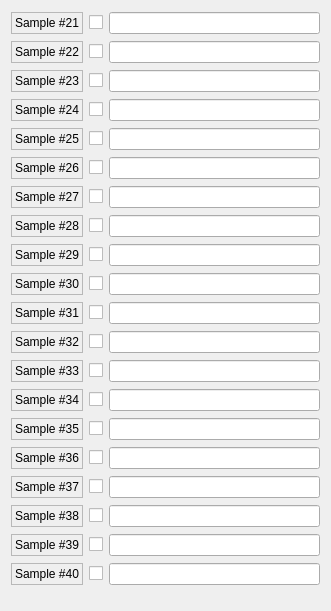
  <widget class="QWidget" name="gridLayoutWidget_3">
   <property name="geometry">
    <rect>
     <x>960</x>
     <y>0</y>
     <width>331</width>
     <height>611</height>
    </rect>
   </property>
   <layout class="QGridLayout" name="Samples21_40Layout">
    <item row="3" column="0">
     <widget class="QLabel" name="sample24">
      <property name="frameShape">
       <enum>QFrame::StyledPanel</enum>
      </property>
      <property name="text">
       <string>Sample #24</string>
      </property>
     </widget>
    </item>
    <item row="1" column="1">
     <widget class="QCheckBox" name="Sample22_checkBox">
      <property name="cursor">
       <cursorShape>PointingHandCursor</cursorShape>
      </property>
      <property name="text">
       <string/>
      </property>
     </widget>
    </item>
    <item row="18" column="1">
     <widget class="QCheckBox" name="Sample39_checkBox">
      <property name="cursor">
       <cursorShape>PointingHandCursor</cursorShape>
      </property>
      <property name="text">
       <string/>
      </property>
     </widget>
    </item>
    <item row="11" column="1">
     <widget class="QCheckBox" name="Sample32_checkBox">
      <property name="cursor">
       <cursorShape>PointingHandCursor</cursorShape>
      </property>
      <property name="text">
       <string/>
      </property>
     </widget>
    </item>
    <item row="15" column="1">
     <widget class="QCheckBox" name="Sample36_checkBox">
      <property name="cursor">
       <cursorShape>PointingHandCursor</cursorShape>
      </property>
      <property name="text">
       <string/>
      </property>
     </widget>
    </item>
    <item row="6" column="0">
     <widget class="QLabel" name="sample27">
      <property name="frameShape">
       <enum>QFrame::StyledPanel</enum>
      </property>
      <property name="text">
       <string>Sample #27</string>
      </property>
     </widget>
    </item>
    <item row="0" column="0">
     <widget class="QLabel" name="sample21">
      <property name="frameShape">
       <enum>QFrame::StyledPanel</enum>
      </property>
      <property name="text">
       <string>Sample #21</string>
      </property>
     </widget>
    </item>
    <item row="18" column="0">
     <widget class="QLabel" name="sample39">
      <property name="frameShape">
       <enum>QFrame::StyledPanel</enum>
      </property>
      <property name="text">
       <string>Sample #39</string>
      </property>
     </widget>
    </item>
    <item row="13" column="1">
     <widget class="QCheckBox" name="Sample34_checkBox">
      <property name="cursor">
       <cursorShape>PointingHandCursor</cursorShape>
      </property>
      <property name="text">
       <string/>
      </property>
     </widget>
    </item>
    <item row="17" column="0">
     <widget class="QLabel" name="sample38">
      <property name="frameShape">
       <enum>QFrame::StyledPanel</enum>
      </property>
      <property name="text">
       <string>Sample #38</string>
      </property>
     </widget>
    </item>
    <item row="7" column="0">
     <widget class="QLabel" name="sample28">
      <property name="frameShape">
       <enum>QFrame::StyledPanel</enum>
      </property>
      <property name="text">
       <string>Sample #28</string>
      </property>
     </widget>
    </item>
    <item row="3" column="1">
     <widget class="QCheckBox" name="Sample24_checkBox">
      <property name="cursor">
       <cursorShape>PointingHandCursor</cursorShape>
      </property>
      <property name="text">
       <string/>
      </property>
     </widget>
    </item>
    <item row="4" column="0">
     <widget class="QLabel" name="sample25">
      <property name="frameShape">
       <enum>QFrame::StyledPanel</enum>
      </property>
      <property name="text">
       <string>Sample #25</string>
      </property>
     </widget>
    </item>
    <item row="12" column="0">
     <widget class="QLabel" name="sample33">
      <property name="frameShape">
       <enum>QFrame::StyledPanel</enum>
      </property>
      <property name="text">
       <string>Sample #33</string>
      </property>
     </widget>
    </item>
    <item row="0" column="1">
     <widget class="QCheckBox" name="Sample21_checkBox">
      <property name="cursor">
       <cursorShape>PointingHandCursor</cursorShape>
      </property>
      <property name="text">
       <string/>
      </property>
     </widget>
    </item>
    <item row="17" column="1">
     <widget class="QCheckBox" name="Sample38_checkBox">
      <property name="cursor">
       <cursorShape>PointingHandCursor</cursorShape>
      </property>
      <property name="text">
       <string/>
      </property>
     </widget>
    </item>
    <item row="11" column="0">
     <widget class="QLabel" name="sample32">
      <property name="frameShape">
       <enum>QFrame::StyledPanel</enum>
      </property>
      <property name="text">
       <string>Sample #32</string>
      </property>
     </widget>
    </item>
    <item row="8" column="0">
     <widget class="QLabel" name="sample29">
      <property name="frameShape">
       <enum>QFrame::StyledPanel</enum>
      </property>
      <property name="text">
       <string>Sample #29</string>
      </property>
     </widget>
    </item>
    <item row="8" column="1">
     <widget class="QCheckBox" name="Sample29_checkBox">
      <property name="cursor">
       <cursorShape>PointingHandCursor</cursorShape>
      </property>
      <property name="text">
       <string/>
      </property>
     </widget>
    </item>
    <item row="1" column="0">
     <widget class="QLabel" name="sample22">
      <property name="frameShape">
       <enum>QFrame::StyledPanel</enum>
      </property>
      <property name="text">
       <string>Sample #22</string>
      </property>
     </widget>
    </item>
    <item row="0" column="2">
     <widget class="QELineEdit" name="Sample21_lineEdit">
      <property name="dragEnabled">
       <bool>true</bool>
      </property>
      <property name="variable" stdset="0">
       <string>$(P)Sample$(N)</string>
      </property>
      <property name="variableSubstitutions" stdset="0">
       <string>P=MS:, N=21</string>
      </property>
      <property name="displayAlarmStateOption" stdset="0">
       <enum>QEGenericEdit::WhenInAlarm</enum>
      </property>
     </widget>
    </item>
    <item row="10" column="0">
     <widget class="QLabel" name="sample31">
      <property name="frameShape">
       <enum>QFrame::StyledPanel</enum>
      </property>
      <property name="text">
       <string>Sample #31</string>
      </property>
     </widget>
    </item>
    <item row="2" column="1">
     <widget class="QCheckBox" name="Sample23_checkBox">
      <property name="cursor">
       <cursorShape>PointingHandCursor</cursorShape>
      </property>
      <property name="text">
       <string/>
      </property>
     </widget>
    </item>
    <item row="7" column="1">
     <widget class="QCheckBox" name="Sample28_checkBox">
      <property name="cursor">
       <cursorShape>PointingHandCursor</cursorShape>
      </property>
      <property name="text">
       <string/>
      </property>
     </widget>
    </item>
    <item row="10" column="1">
     <widget class="QCheckBox" name="Sample31_checkBox">
      <property name="cursor">
       <cursorShape>PointingHandCursor</cursorShape>
      </property>
      <property name="text">
       <string/>
      </property>
     </widget>
    </item>
    <item row="19" column="1">
     <widget class="QCheckBox" name="Sample40_checkBox">
      <property name="cursor">
       <cursorShape>PointingHandCursor</cursorShape>
      </property>
      <property name="text">
       <string/>
      </property>
     </widget>
    </item>
    <item row="19" column="0">
     <widget class="QLabel" name="sample40">
      <property name="frameShape">
       <enum>QFrame::StyledPanel</enum>
      </property>
      <property name="text">
       <string>Sample #40</string>
      </property>
     </widget>
    </item>
    <item row="16" column="0">
     <widget class="QLabel" name="sample37">
      <property name="frameShape">
       <enum>QFrame::StyledPanel</enum>
      </property>
      <property name="text">
       <string>Sample #37</string>
      </property>
     </widget>
    </item>
    <item row="9" column="1">
     <widget class="QCheckBox" name="Sample30_checkBox">
      <property name="cursor">
       <cursorShape>PointingHandCursor</cursorShape>
      </property>
      <property name="text">
       <string/>
      </property>
     </widget>
    </item>
    <item row="5" column="0">
     <widget class="QLabel" name="sample26">
      <property name="frameShape">
       <enum>QFrame::StyledPanel</enum>
      </property>
      <property name="text">
       <string>Sample #26</string>
      </property>
     </widget>
    </item>
    <item row="14" column="0">
     <widget class="QLabel" name="sample35">
      <property name="frameShape">
       <enum>QFrame::StyledPanel</enum>
      </property>
      <property name="text">
       <string>Sample #35</string>
      </property>
     </widget>
    </item>
    <item row="5" column="1">
     <widget class="QCheckBox" name="Sample26_checkBox">
      <property name="cursor">
       <cursorShape>PointingHandCursor</cursorShape>
      </property>
      <property name="text">
       <string/>
      </property>
     </widget>
    </item>
    <item row="12" column="1">
     <widget class="QCheckBox" name="Sample33_checkBox">
      <property name="cursor">
       <cursorShape>PointingHandCursor</cursorShape>
      </property>
      <property name="text">
       <string/>
      </property>
     </widget>
    </item>
    <item row="1" column="2">
     <widget class="QELineEdit" name="Sample22_lineEdit">
      <property name="dragEnabled">
       <bool>true</bool>
      </property>
      <property name="variable" stdset="0">
       <string>$(P)Sample$(N)</string>
      </property>
      <property name="variableSubstitutions" stdset="0">
       <string>P=MS:, N=22</string>
      </property>
      <property name="displayAlarmStateOption" stdset="0">
       <enum>QEGenericEdit::WhenInAlarm</enum>
      </property>
     </widget>
    </item>
    <item row="9" column="0">
     <widget class="QLabel" name="sample30">
      <property name="frameShape">
       <enum>QFrame::StyledPanel</enum>
      </property>
      <property name="text">
       <string>Sample #30</string>
      </property>
     </widget>
    </item>
    <item row="4" column="1">
     <widget class="QCheckBox" name="Sample25_checkBox">
      <property name="cursor">
       <cursorShape>PointingHandCursor</cursorShape>
      </property>
      <property name="text">
       <string/>
      </property>
     </widget>
    </item>
    <item row="15" column="0">
     <widget class="QLabel" name="sample36">
      <property name="frameShape">
       <enum>QFrame::StyledPanel</enum>
      </property>
      <property name="text">
       <string>Sample #36</string>
      </property>
     </widget>
    </item>
    <item row="16" column="1">
     <widget class="QCheckBox" name="Sample37_checkBox">
      <property name="cursor">
       <cursorShape>PointingHandCursor</cursorShape>
      </property>
      <property name="text">
       <string/>
      </property>
     </widget>
    </item>
    <item row="14" column="1">
     <widget class="QCheckBox" name="Sample35_checkBox">
      <property name="cursor">
       <cursorShape>PointingHandCursor</cursorShape>
      </property>
      <property name="text">
       <string/>
      </property>
     </widget>
    </item>
    <item row="13" column="0">
     <widget class="QLabel" name="sample34">
      <property name="frameShape">
       <enum>QFrame::StyledPanel</enum>
      </property>
      <property name="text">
       <string>Sample #34</string>
      </property>
     </widget>
    </item>
    <item row="6" column="1">
     <widget class="QCheckBox" name="Sample27_checkBox">
      <property name="cursor">
       <cursorShape>PointingHandCursor</cursorShape>
      </property>
      <property name="text">
       <string/>
      </property>
     </widget>
    </item>
    <item row="2" column="0">
     <widget class="QLabel" name="sample23">
      <property name="frameShape">
       <enum>QFrame::StyledPanel</enum>
      </property>
      <property name="text">
       <string>Sample #23</string>
      </property>
     </widget>
    </item>
    <item row="2" column="2">
     <widget class="QELineEdit" name="Sample23_lineEdit">
      <property name="dragEnabled">
       <bool>true</bool>
      </property>
      <property name="variable" stdset="0">
       <string>$(P)Sample$(N)</string>
      </property>
      <property name="variableSubstitutions" stdset="0">
       <string>P=MS:, N=23</string>
      </property>
      <property name="displayAlarmStateOption" stdset="0">
       <enum>QEGenericEdit::WhenInAlarm</enum>
      </property>
     </widget>
    </item>
    <item row="3" column="2">
     <widget class="QELineEdit" name="Sample24_lineEdit">
      <property name="dragEnabled">
       <bool>true</bool>
      </property>
      <property name="variable" stdset="0">
       <string>$(P)Sample$(N)</string>
      </property>
      <property name="variableSubstitutions" stdset="0">
       <string>P=MS:, N=24</string>
      </property>
      <property name="displayAlarmStateOption" stdset="0">
       <enum>QEGenericEdit::WhenInAlarm</enum>
      </property>
     </widget>
    </item>
    <item row="4" column="2">
     <widget class="QELineEdit" name="Sample25_lineEdit">
      <property name="dragEnabled">
       <bool>true</bool>
      </property>
      <property name="variable" stdset="0">
       <string>$(P)Sample$(N)</string>
      </property>
      <property name="variableSubstitutions" stdset="0">
       <string>P=MS:, N=25</string>
      </property>
      <property name="displayAlarmStateOption" stdset="0">
       <enum>QEGenericEdit::WhenInAlarm</enum>
      </property>
     </widget>
    </item>
    <item row="5" column="2">
     <widget class="QELineEdit" name="Sample26_lineEdit">
      <property name="dragEnabled">
       <bool>true</bool>
      </property>
      <property name="variable" stdset="0">
       <string>$(P)Sample$(N)</string>
      </property>
      <property name="variableSubstitutions" stdset="0">
       <string>P=MS:, N=26</string>
      </property>
      <property name="displayAlarmStateOption" stdset="0">
       <enum>QEGenericEdit::WhenInAlarm</enum>
      </property>
     </widget>
    </item>
    <item row="6" column="2">
     <widget class="QELineEdit" name="Sample27_lineEdit">
      <property name="dragEnabled">
       <bool>true</bool>
      </property>
      <property name="variable" stdset="0">
       <string>$(P)Sample$(N)</string>
      </property>
      <property name="variableSubstitutions" stdset="0">
       <string>P=MS:, N=27</string>
      </property>
      <property name="displayAlarmStateOption" stdset="0">
       <enum>QEGenericEdit::WhenInAlarm</enum>
      </property>
     </widget>
    </item>
    <item row="7" column="2">
     <widget class="QELineEdit" name="Sample28_lineEdit">
      <property name="dragEnabled">
       <bool>true</bool>
      </property>
      <property name="variable" stdset="0">
       <string>$(P)Sample$(N)</string>
      </property>
      <property name="variableSubstitutions" stdset="0">
       <string>P=MS:, N=28</string>
      </property>
      <property name="displayAlarmStateOption" stdset="0">
       <enum>QEGenericEdit::WhenInAlarm</enum>
      </property>
     </widget>
    </item>
    <item row="8" column="2">
     <widget class="QELineEdit" name="Sample29_lineEdit">
      <property name="dragEnabled">
       <bool>true</bool>
      </property>
      <property name="variable" stdset="0">
       <string>$(P)Sample$(N)</string>
      </property>
      <property name="variableSubstitutions" stdset="0">
       <string>P=MS:, N=29</string>
      </property>
      <property name="displayAlarmStateOption" stdset="0">
       <enum>QEGenericEdit::WhenInAlarm</enum>
      </property>
     </widget>
    </item>
    <item row="9" column="2">
     <widget class="QELineEdit" name="Sample30_lineEdit">
      <property name="dragEnabled">
       <bool>true</bool>
      </property>
      <property name="variable" stdset="0">
       <string>$(P)Sample$(N)</string>
      </property>
      <property name="variableSubstitutions" stdset="0">
       <string>P=MS:, N=30</string>
      </property>
      <property name="displayAlarmStateOption" stdset="0">
       <enum>QEGenericEdit::WhenInAlarm</enum>
      </property>
     </widget>
    </item>
    <item row="10" column="2">
     <widget class="QELineEdit" name="Sample31_lineEdit">
      <property name="dragEnabled">
       <bool>true</bool>
      </property>
      <property name="variable" stdset="0">
       <string>$(P)Sample$(N)</string>
      </property>
      <property name="variableSubstitutions" stdset="0">
       <string>P=MS:, N=31</string>
      </property>
      <property name="displayAlarmStateOption" stdset="0">
       <enum>QEGenericEdit::WhenInAlarm</enum>
      </property>
     </widget>
    </item>
    <item row="11" column="2">
     <widget class="QELineEdit" name="Sample32_lineEdit">
      <property name="dragEnabled">
       <bool>true</bool>
      </property>
      <property name="variable" stdset="0">
       <string>$(P)Sample$(N)</string>
      </property>
      <property name="variableSubstitutions" stdset="0">
       <string>P=MS:, N=32</string>
      </property>
      <property name="displayAlarmStateOption" stdset="0">
       <enum>QEGenericEdit::WhenInAlarm</enum>
      </property>
     </widget>
    </item>
    <item row="12" column="2">
     <widget class="QELineEdit" name="Sample33_lineEdit">
      <property name="dragEnabled">
       <bool>true</bool>
      </property>
      <property name="variable" stdset="0">
       <string>$(P)Sample$(N)</string>
      </property>
      <property name="variableSubstitutions" stdset="0">
       <string>P=MS:, N=33</string>
      </property>
      <property name="displayAlarmStateOption" stdset="0">
       <enum>QEGenericEdit::WhenInAlarm</enum>
      </property>
     </widget>
    </item>
    <item row="13" column="2">
     <widget class="QELineEdit" name="Sample34_lineEdit">
      <property name="dragEnabled">
       <bool>true</bool>
      </property>
      <property name="variable" stdset="0">
       <string>$(P)Sample$(N)</string>
      </property>
      <property name="variableSubstitutions" stdset="0">
       <string>P=MS:, N=34</string>
      </property>
      <property name="displayAlarmStateOption" stdset="0">
       <enum>QEGenericEdit::WhenInAlarm</enum>
      </property>
     </widget>
    </item>
    <item row="14" column="2">
     <widget class="QELineEdit" name="Sample35_lineEdit">
      <property name="dragEnabled">
       <bool>true</bool>
      </property>
      <property name="variable" stdset="0">
       <string>$(P)Sample$(N)</string>
      </property>
      <property name="variableSubstitutions" stdset="0">
       <string>P=MS:, N=35</string>
      </property>
      <property name="displayAlarmStateOption" stdset="0">
       <enum>QEGenericEdit::WhenInAlarm</enum>
      </property>
     </widget>
    </item>
    <item row="15" column="2">
     <widget class="QELineEdit" name="Sample36_lineEdit">
      <property name="dragEnabled">
       <bool>true</bool>
      </property>
      <property name="variable" stdset="0">
       <string>$(P)Sample$(N)</string>
      </property>
      <property name="variableSubstitutions" stdset="0">
       <string>P=MS:, N=36</string>
      </property>
      <property name="displayAlarmStateOption" stdset="0">
       <enum>QEGenericEdit::WhenInAlarm</enum>
      </property>
     </widget>
    </item>
    <item row="16" column="2">
     <widget class="QELineEdit" name="Sample37_lineEdit">
      <property name="dragEnabled">
       <bool>true</bool>
      </property>
      <property name="variable" stdset="0">
       <string>$(P)Sample$(N)</string>
      </property>
      <property name="variableSubstitutions" stdset="0">
       <string>P=MS:, N=37</string>
      </property>
      <property name="displayAlarmStateOption" stdset="0">
       <enum>QEGenericEdit::WhenInAlarm</enum>
      </property>
     </widget>
    </item>
    <item row="17" column="2">
     <widget class="QELineEdit" name="Sample38_lineEdit">
      <property name="dragEnabled">
       <bool>true</bool>
      </property>
      <property name="variable" stdset="0">
       <string>$(P)Sample$(N)</string>
      </property>
      <property name="variableSubstitutions" stdset="0">
       <string>P=MS:, N=38</string>
      </property>
      <property name="displayAlarmStateOption" stdset="0">
       <enum>QEGenericEdit::WhenInAlarm</enum>
      </property>
     </widget>
    </item>
    <item row="18" column="2">
     <widget class="QELineEdit" name="Sample39_lineEdit">
      <property name="dragEnabled">
       <bool>true</bool>
      </property>
      <property name="variable" stdset="0">
       <string>$(P)Sample$(N)</string>
      </property>
      <property name="variableSubstitutions" stdset="0">
       <string>P=MS:, N=39</string>
      </property>
      <property name="displayAlarmStateOption" stdset="0">
       <enum>QEGenericEdit::WhenInAlarm</enum>
      </property>
     </widget>
    </item>
    <item row="19" column="2">
     <widget class="QELineEdit" name="Sample40_lineEdit">
      <property name="dragEnabled">
       <bool>true</bool>
      </property>
      <property name="variable" stdset="0">
       <string>$(P)Sample$(N)</string>
      </property>
      <property name="variableSubstitutions" stdset="0">
       <string>P=MS:, N=40</string>
      </property>
      <property name="displayAlarmStateOption" stdset="0">
       <enum>QEGenericEdit::WhenInAlarm</enum>
      </property>
     </widget>
    </item>
   </layout>
  </widget>
